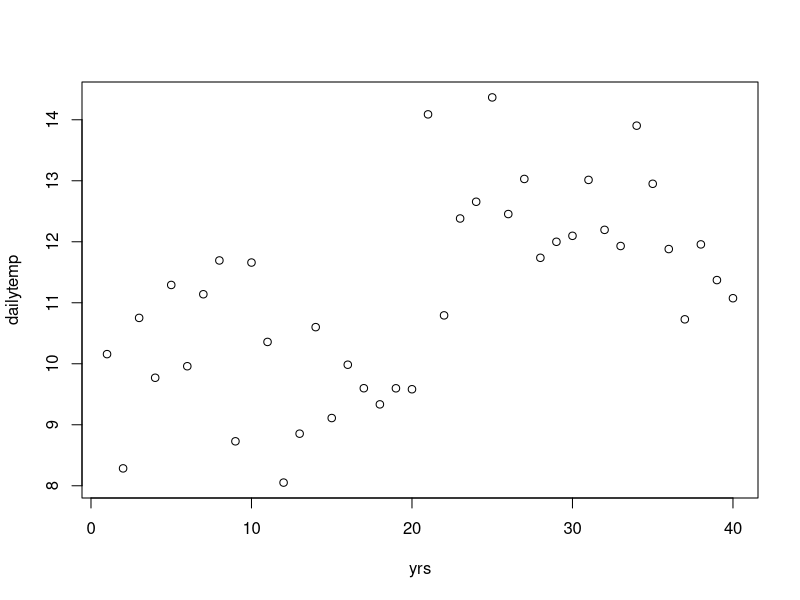
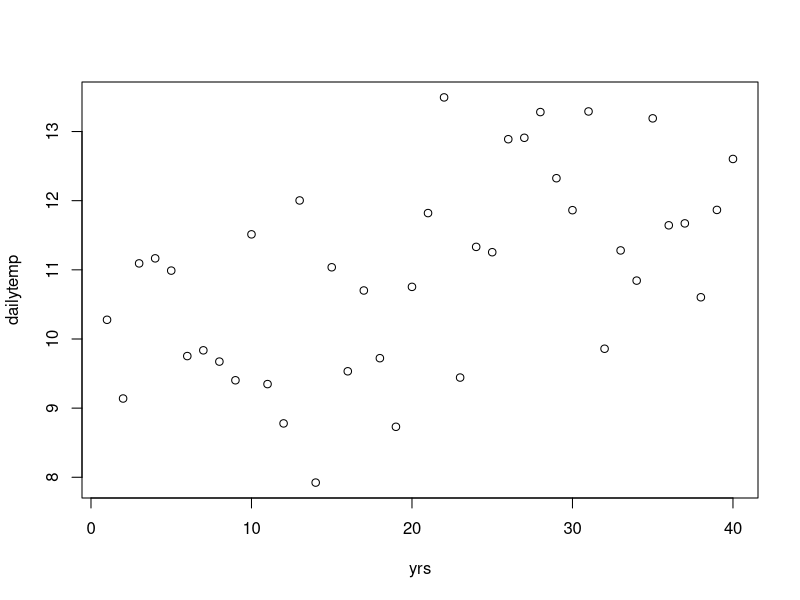
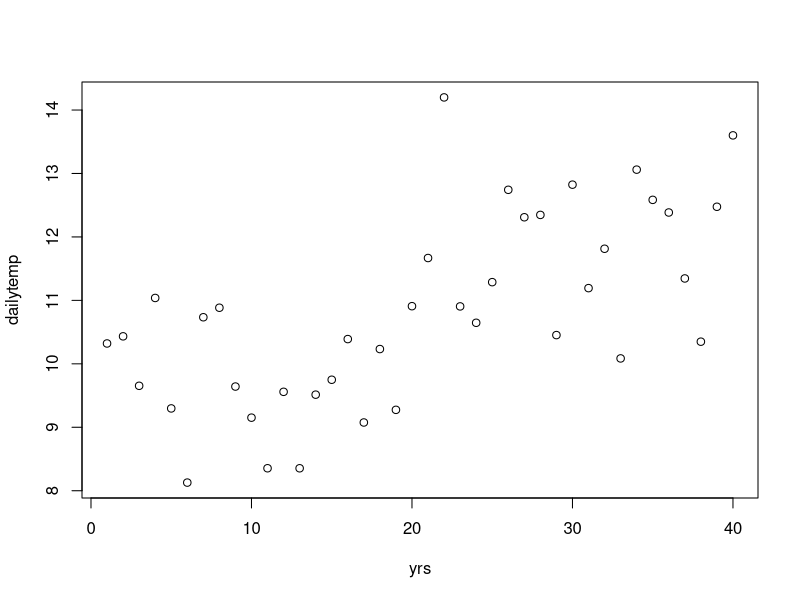
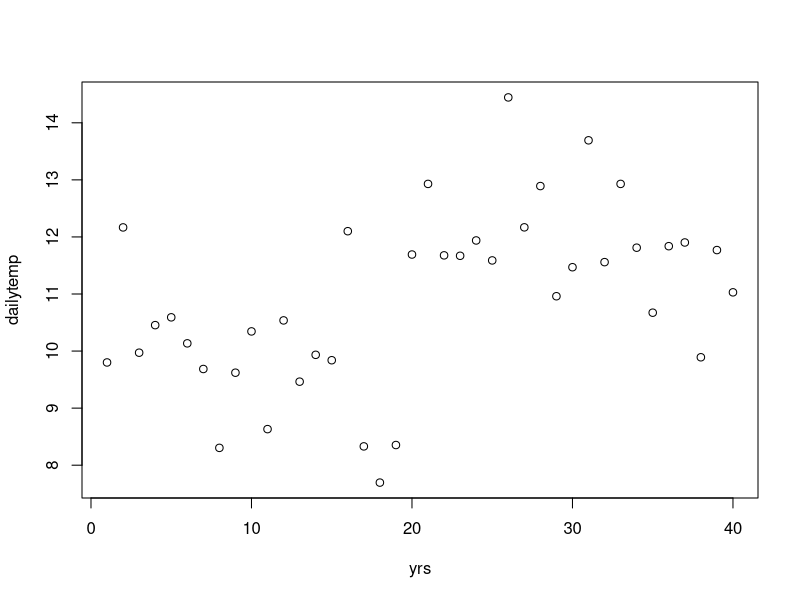
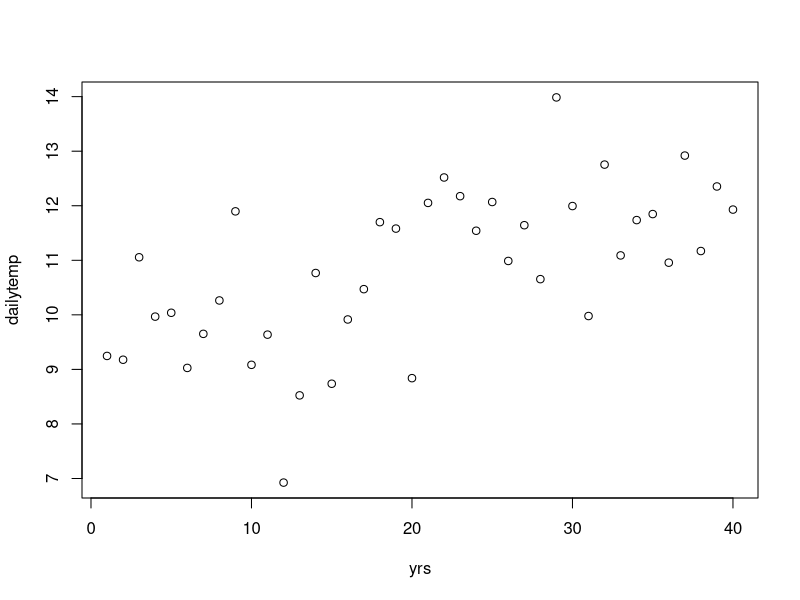
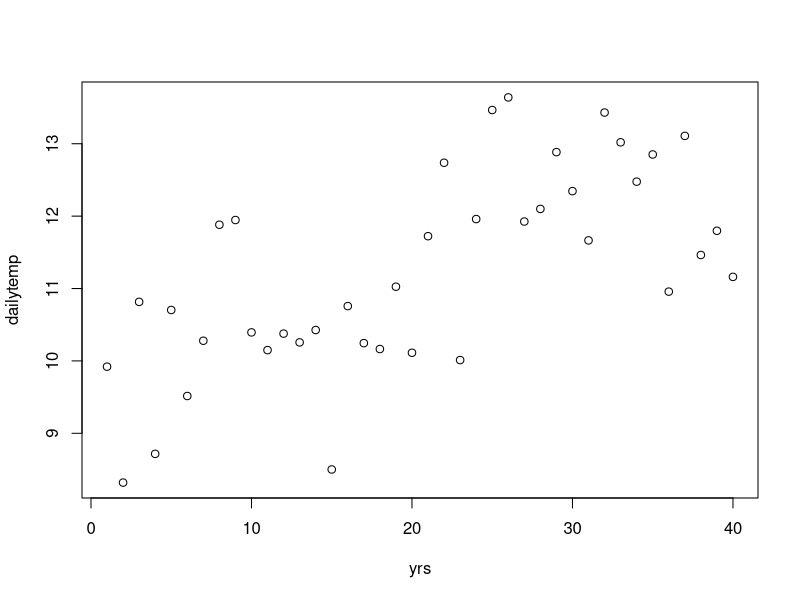
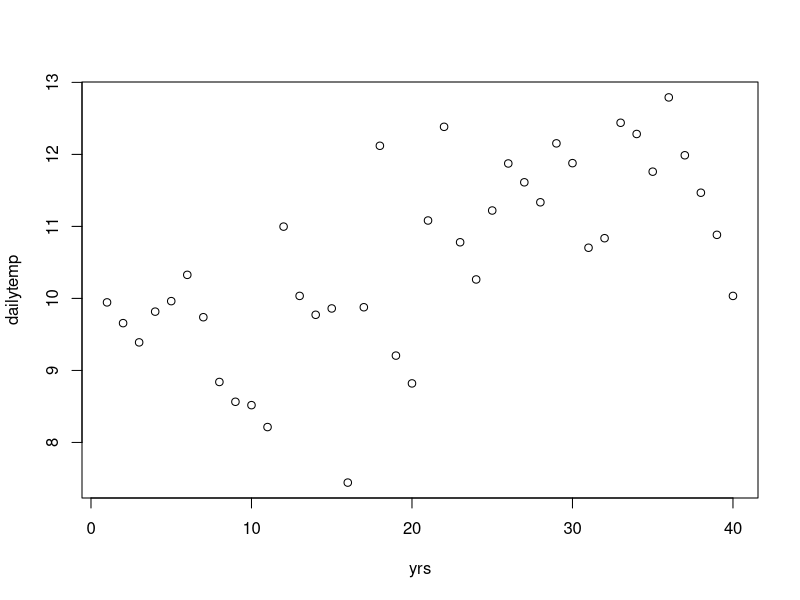
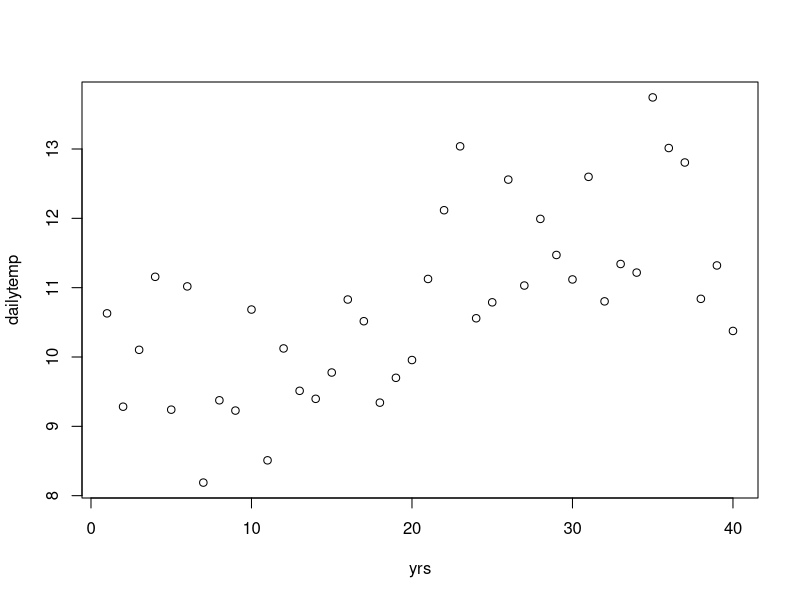

Write R code to recreate these figures, in order.
## Code to see if you can get lower estimated sensitivitie soley due to higher temps and non-constant monitoring... ##
## Started 14 February 2019 ##
## Snow and clouds from the train to Seattle ##
## Started by Lizzie ## 

## housekeeping
rm(list=ls()) 
options(stringsAsFactors = FALSE)

# Need to simulate data as GDD system; only really need forcing #

# Step 1: Set up years, days per year, temperatures, sampling frequency, required GDD (fstar)
daysperyr <- 60
yrstotal <- 40
yrs <- rep(1:yrstotal, each=daysperyr)
dayz <- rep(1:daysperyr, 40)
precc <- 10
postcc <- 12
sigma <- 8
fstar <- 400
samplefreq <- 3

cc <- c(rep("precc", yrstotal/2), rep("postcc", yrstotal/2))

# This controls how many runs of the whole thing you do ...
drawstotal <- 30
draws <- c()

# Big outside loop ... 
for(j in 1:drawstotal){

# Step 2: here we go, set up some empty vectors, then fill with random draws based on temps above
dailytemp <- c()
gdd <- c()

for (i in 1:yrstotal){
    if (i<(yrstotal/2+1)) {
        dailytemphere <- rnorm(daysperyr, precc, sigma)
        } else {
        dailytemphere <- rnorm(daysperyr, postcc, sigma)
        }
    dailytemp <- c(dailytemp, dailytemphere)
    gdd <- c(gdd, cumsum(dailytemphere))
    }

# Step 3: Make a data frame and get the mean temp per year (needed later to calculate sensitivities)
df <- data.frame(cbind(yrs, dayz, dailytemp, gdd))
df.meantemp <- aggregate(df["dailytemp"], df[c("yrs")], FUN=mean)
plot(dailytemp ~ yrs, data=df.meantemp)

# Step 4: Now, in a very slow, painful way I get the BB date
df$bb.YN <- NA

for (i in c(1:nrow(df))){ # This loop just makes a Yes/No vector for budburst
    if (df$gdd[i]<fstar) {
        df$bb.YN[i] <- "N"
        } else {
        df$bb.YN[i] <- "Y"
        }
    }

# Step 5: Now we remove rows based on sampling frequency and then calculate the observed BB date
df.sample <- df[seq(1, nrow(df), samplefreq),]

bbdate <- c()

for (i in 1:yrstotal){
    subby <- subset(df.sample, yrs==i & bb.YN=="Y")
    bbdate[i] <- subby$dayz[1]
    }

# Step 6: Whoop! Now we can caculate temperature sensitivities.
dfcalc <- cbind(bbdate, df.meantemp, cc)
estprecc <- lm(bbdate~dailytemp, data=subset(dfcalc, cc=="precc"))
estpostcc <- lm(bbdate~dailytemp, data=subset(dfcalc, cc=="postcc"))

diffbefore.after <- coef(estprecc)[2]-coef(estpostcc)[2]
# negative means a decline in sensitivity AFTER climate change

draws <- rbind(draws, diffbefore.after)
}

mean(draws)
hist(draws, breaks=10)
